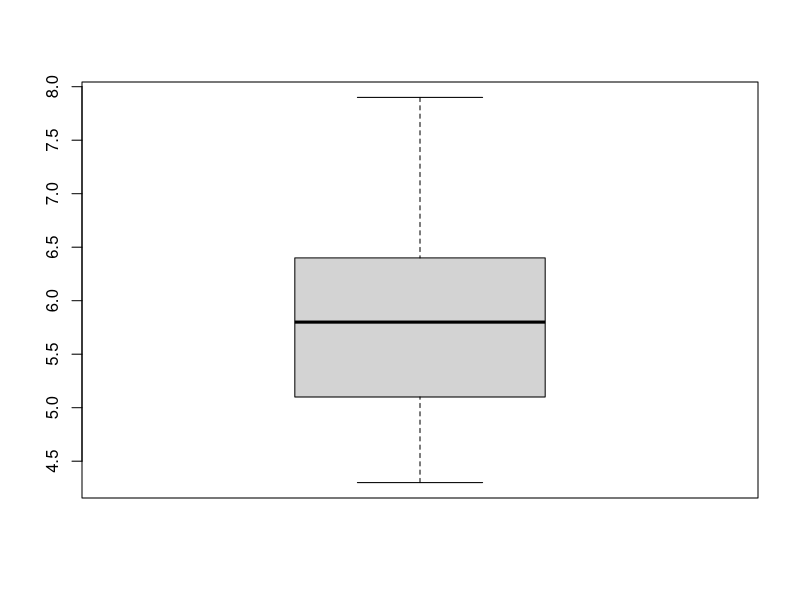
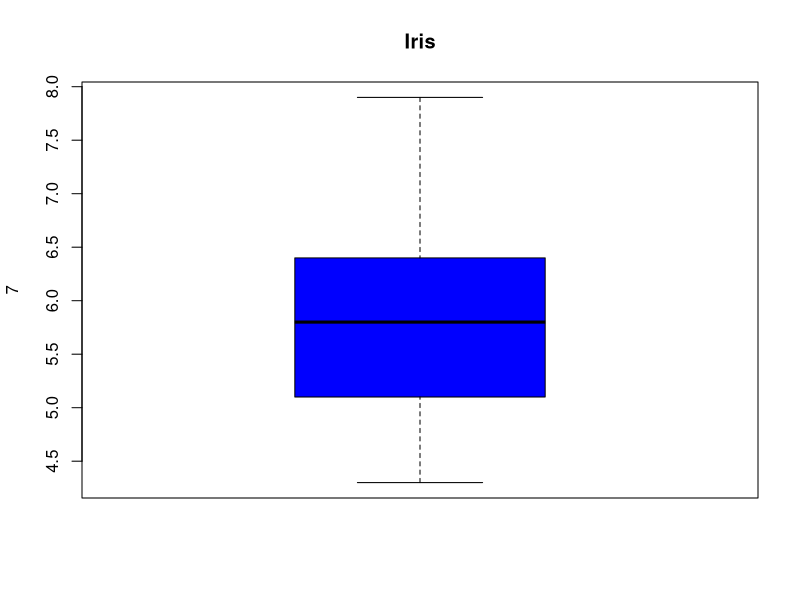
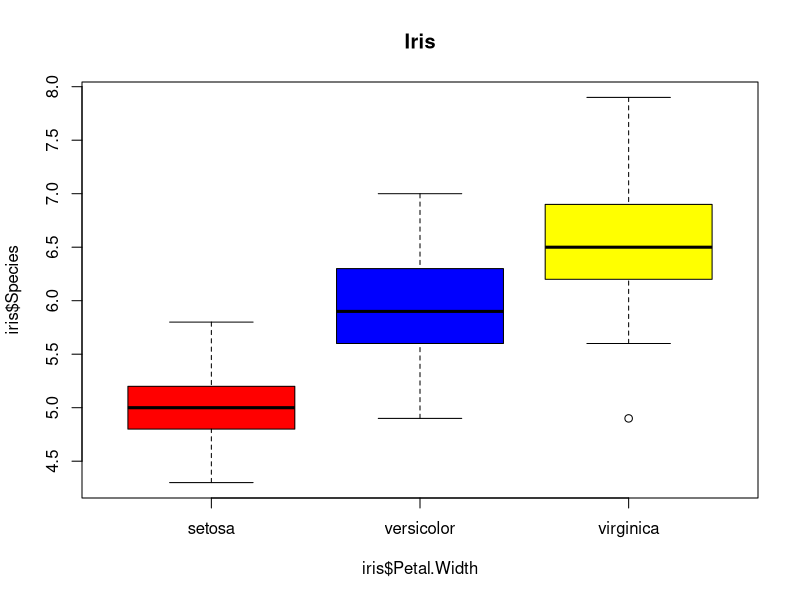
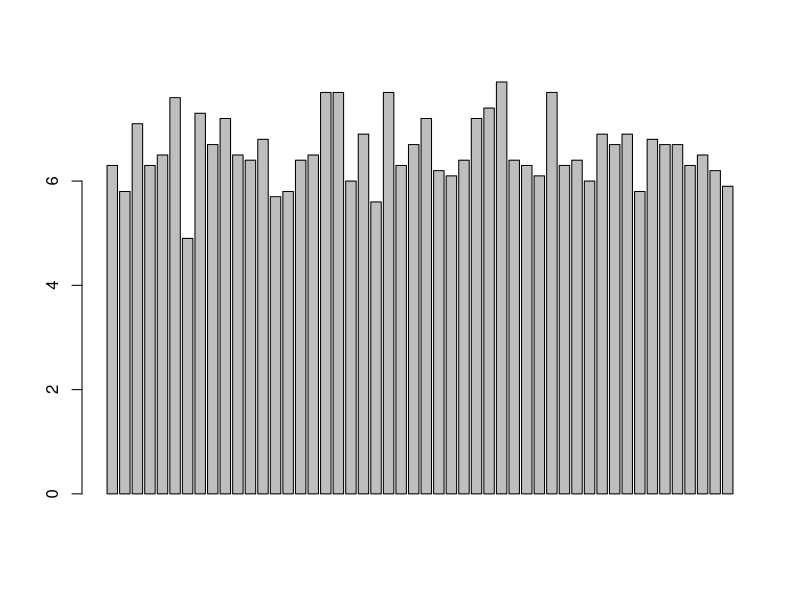

These charts were generated, in order, by the following R code: (Note: this script raises an error after producing the figures.)
## ---- chunk 1
knitr::opts_chunk$set(echo = TRUE)
## ---- chunk 2
head(iris)
## ---- chunk 3
##Q1
boxplot(iris$Sepal.Length)
boxplot(iris$Sepal.Length,ylab="7",main="Iris",col="blue")

##Q2
## below make sure to use $ to select, and then put colors in order of axis
boxplot(iris$Sepal.Length~iris$Species, ylab="iris$Species",xlab="iris$Petal.Width", main="Iris",col=c("red","blue","yellow"))

##Q3 barplots in R don't automatically use tilde formatting like the above so have to use conditionals  y=bx+a 
barplot(iris$Sepal.Length[iris$Species=="virginica"])
##Q4
?lm()
## first four arguments: formula - description of model to be fitted, data - optional data frame list or environment, subset - optional vector of subset of observations, weights - optional vector of weights used in fitting process
plot(iris$Petal.Length, iris$Petal.Width)
##check using statistics, using a linear model 
lm(iris$Petal.Width~iris$Petal.Length)
##using above without saving as object returns the coefficients, intercept and slope. y=bx+a = petalwidth = 0.4158 * petallength - 0.3631 
##plot the trendline (the above data) onto the data
##abline() manual way 
plot(iris$Petal.Length, iris$Petal.Width)
abline(a=-0.3631, b=0.4158)
##edit how the line looks
mod = lm(iris$Petal.Width~iris$Petal.Length)
plot(iris$Petal.Length,iris$Petal.Width)
abline(mod, col="blue", lty=3,lwd=2)
## for above - response then predictor.. so y, x  width is y, length is x, then on next use in x,y order for plot
##Q5
#lty is line type, lwd is line width so can change using those units
##abline plotted the line and then was modified with the color and line type desired
mod = lm(iris$Petal.Width~iris$Petal.Length)
plot(iris$Petal.Length,iris$Petal.Width)
abline(mod, col="gray", lty=2, lwd=5)
##how to get statsitical parameters for the above 
summary(mod)
##Q6
##Rsquared is 0.9271 and p-value is <2.2e-16. p-value is <0.05 so result is significant and different from 0
## ..
## ..
## Factors - can we see correlations? Can check using conditional values. Factors represent categorical data so that it corresponds to specific numerical values 
## as.factor() 
as.factor(iris$Species)
##levels shown at bottom of the as.factor() information gives specific categories present in order, and would be numerical order 1,2,3 etc ... 
as.numeric(as.factor(iris$Species))
##forces data types to be numeric if possible
## setup a dataframe to visualize easier
myFactor = as.factor(iris$Species)
myNumFactor = as.numeric((as.factor(iris$Species)))
df = data.frame(myFactor,myNumFactor)
df
## R has an 8 color palette, black red green blue cyan magenta yellow gray, numbered 1-8. Col (color) can be changed by changing the number 
plot(iris$Petal.Length,iris$Petal.Width,col=1:4)
abline(mod,col=4)
## will use multiple colors 
## also can change character shapes, 1-25 using pch() inside of plot(). Shapes 21-25 can also be colored. 
## change colors of the plot by species type
plot(iris$Petal.Length,iris$Petal.Width, col=as.numeric(as.factor(iris$Species)), pch=as.numeric(as.factor(iris$Species)))
## add a legend() 
?legend
##Q7
mod = lm(iris$Sepal.Width~iris$Sepal.Length,col=1:3,pch=1:3)
plot(iris$Sepal.Length,iris$Sepal.Width,
col=as.numeric(as.factor(iris$Species)),
pch=as.numeric(as.factor(iris$Species)))
abline(mod, col="blue", lty=2, lwd=5)
legend("topleft", c("Setosa","Versicolor","Virginica"), col=1:3,pch=1:3)
summary(mod)
## intercept = 3.41895, slope = -0.06188, Rsquared = 0.01382 , pvalue = 0.1519 
##
## install ape package 
## can do ?ape on packages 
## NOTE ?ape didn't work here 

## building a function
multiply <- function(values,n)
{
  res <- values*n
  return(res)
}
numbers = 1:5
multiply(numbers,2)
##in this function above we multiplied. have to define the function, declate the arguments as values and n. Brackets is the code that the function will do. Return tells bracket code wht to do, in this case show result. 
##Q8 
add <- function(x,y)
{
  res <- x+y
  return(res)
}  
add(5,7)

#Loops
##make a temporary variable i then assign the variable the range of numbers -> in (essentially for every x) and then the curly brackets is (do y)
for(i in c(1:10))
{print(i)}

##Q9
for(i in c(20:30))
{
  if (i %% 2 == 0)
  {print(i)
  }
  }

y <- c(8,3,5,7,6,6,8,9,2,3,9,4,10,4,11)
y
sample(y)
sample(y)
##above sampled without replacement, value only there once in a shuffled order 
##sample with replacement below using replace=T
sample(y,replace=T)
sample(y,replace=T)

##Q10
prime <- c(2,3,5,7,11,13,17,19,23,29)
sample(prime)
sample(prime,replace=T)

##random numbers can be generated but need to specify a R distribution to pull from (Normal distribution, Chi-squared, Binomial, Uniform) ?distribution lists them also 

##shows what the function does without () - norm pulls a C function
rnorm
##show arguments
args(rnorm)

norm=rnorm(n=20)
norm
hist(norm)
plot(density(norm))

##can plot multiple density functions at same time using lines()
##new data sets
norm1=rnorm(20,0,1)
norm2=rnorm(20,0.5,0.5)
plot(density(norm1),col="red")
lines(density(norm2),col="blue")
##but blue goes off the axis so let's fit it with ylim and xlim for setting min/max plot values
plot(density(norm1),col="red",ylim=c(0,1),xlim=c(-4,4))
lines(density(norm2),col="blue")

##uniform distribution use runif(), chi-squared rchisq(), binomial rbinom() - r in front of each means "random 

##Q11
##generate 100 points  amount =100, mean=0, sd=1 
##normal distribution 
norm3=rnorm(100,0,1)
norm3
plot(density(norm3),col="green")
plot(hist(norm3))

##uniform distribution
args(runif)
norm3=runif(100,0,1)
norm3
plot(density(norm3))
plot(hist(norm3))

##chi-squared distribution
args(rchisq)
##df degrees freedom (number of independent values that can vary), ncp non-centrality parameter (deviation from null hypoth?)
norm3=rchisq(100,1,0)
norm3
plot(density(norm3))
plot(hist(norm3))

##binomial distribution
args(rbinom)
##n amount of random values you want, size total independent trials, prob of any single trial results in success number between 0 and 1 
norm3=rbinom(100,100,0.5)
norm3
plot(density(norm3))
plot(hist(norm3))
